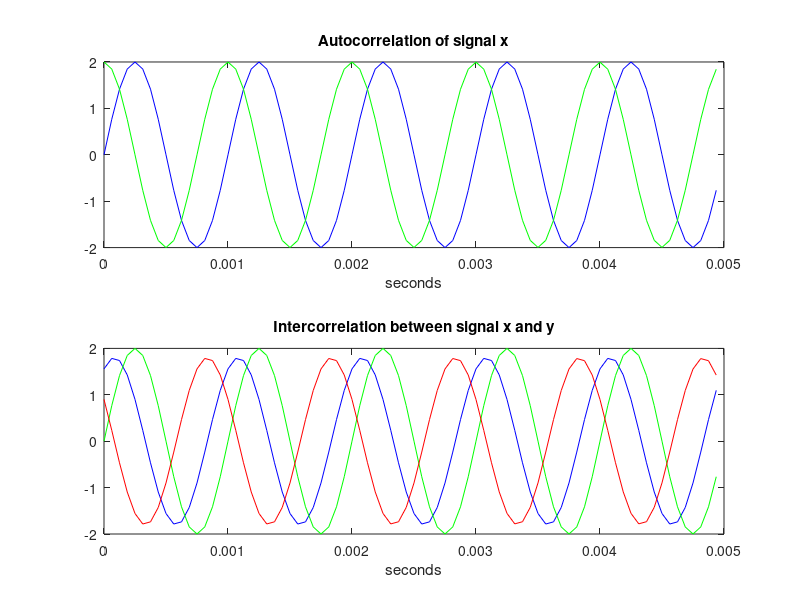

Write the MATLAB code that produced this figure.
clear
clc

f0 = 1000; %Fréquence du sinus
fe = 16000; %Fréquence d'échantillonage
A=2;
T0 = 1/f0;
Te = 1/fe;
D = 2;
t = (0:Te:D);
n = ceil(5*(T0/Te)); % nbre d'échantillons

x = A*sin(2*pi*f0*t);

B=1.80; % à corriger
phi = pi/3;

y = B*sin(2*pi*f0*t+phi);

Cx = [];
nx = length(x);
x1 = [x,zeros(1,nx-1)];
for i=1:nx
    Cx = [Cx, (1/nx)*sum(x.*x1(i:nx+i-1))];
end

Cxy = [];
nx = length(x);
y1 = [y,zeros(1,nx-1)];
for i=1:nx
    Cxy = [Cxy, (1/nx)*sum(x.*y1(i:nx+i-1))];
end

figure;
subplot(2,1,1)
plot(t(1:n), x(1:n), 'b')
hold on
plot(t(1:n),Cx(1:n), 'g')
xlabel('seconds')
title('Autocorrelation of signal x')

subplot(2,1,2)
plot(t(1:n), y(1:n), 'b')
hold on
plot(t(1:n),x(1:n), 'g')
hold on
plot(t(1:n),Cxy(1:n), 'r')
xlabel('seconds')
title('Intercorrelation between signal x and y')
zoom xon